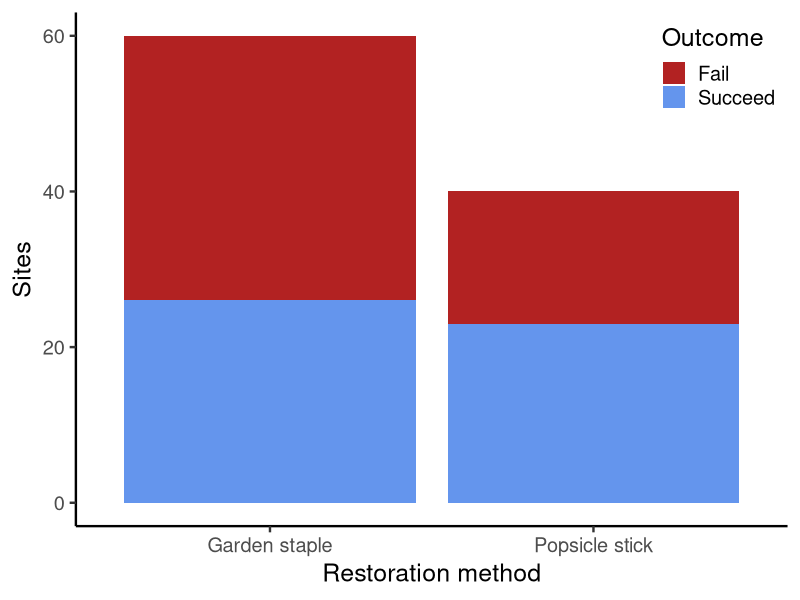
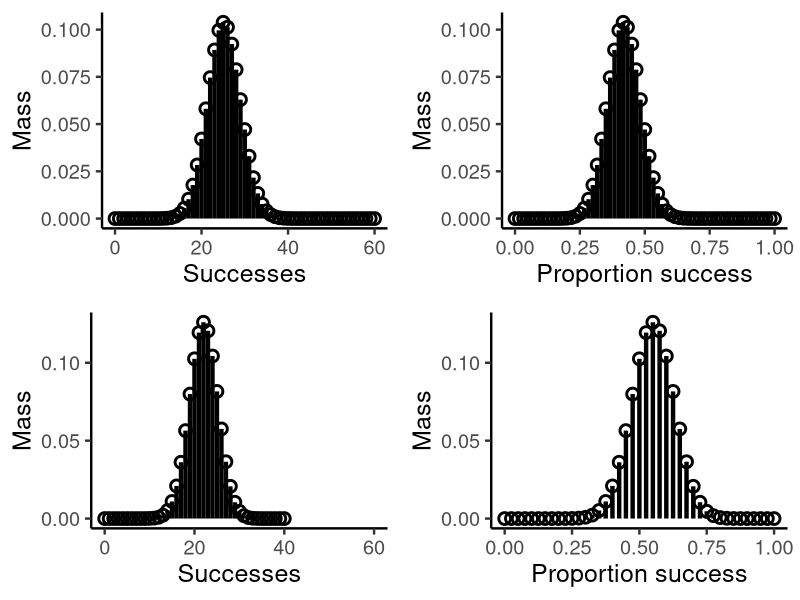
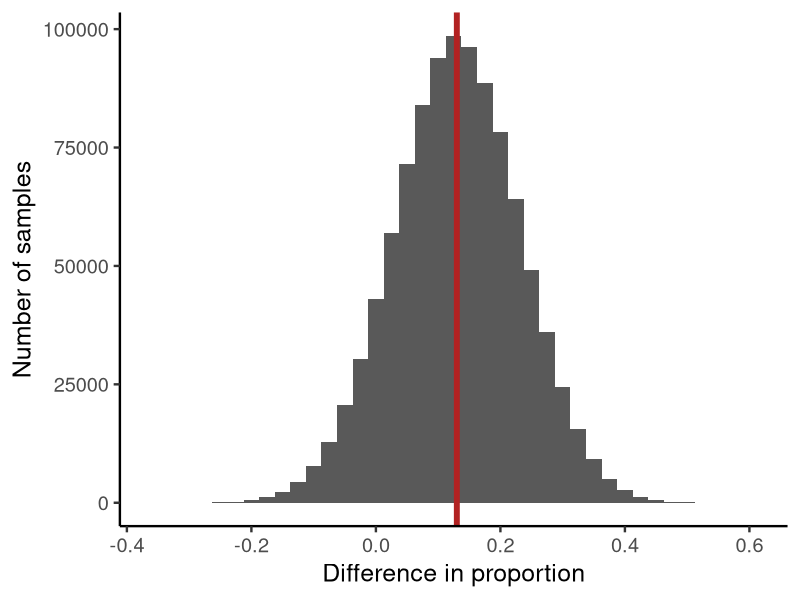
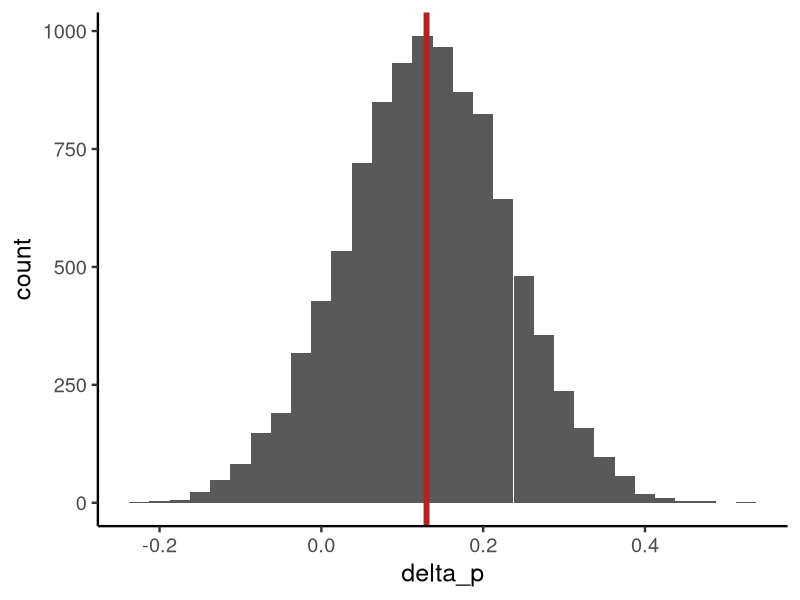
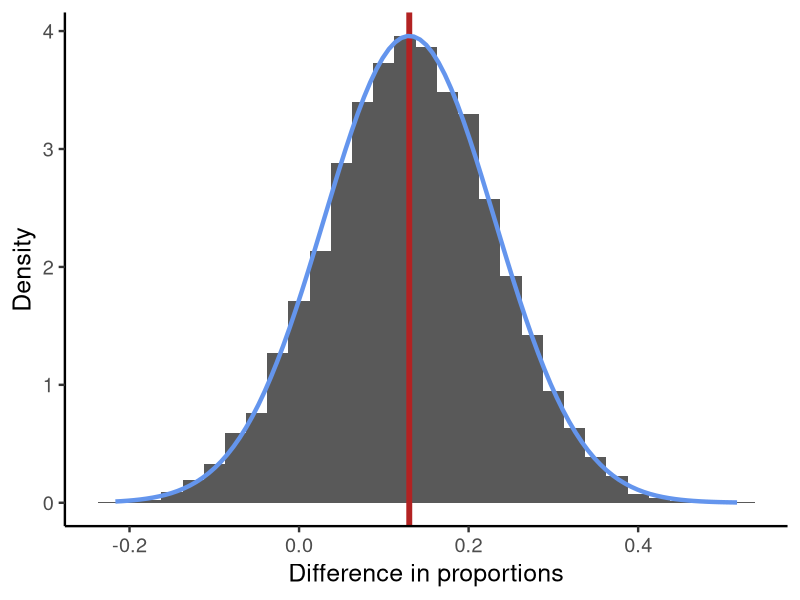
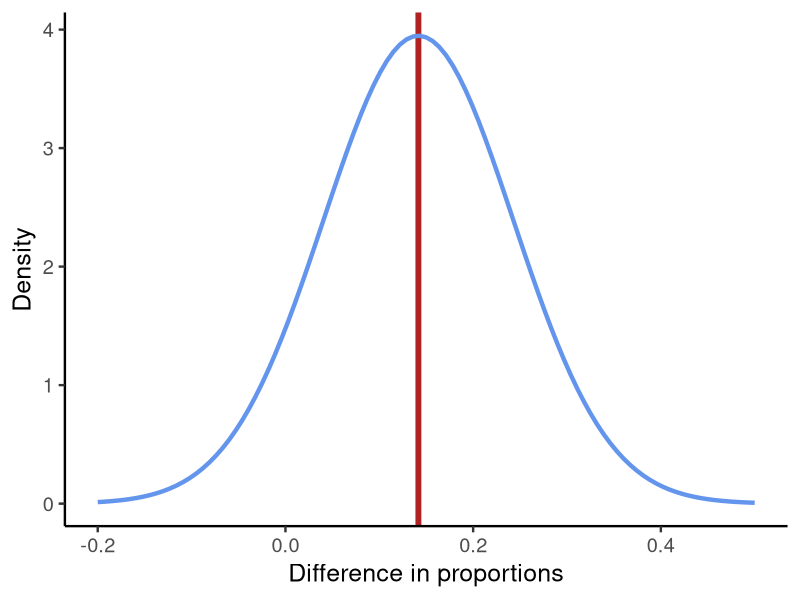
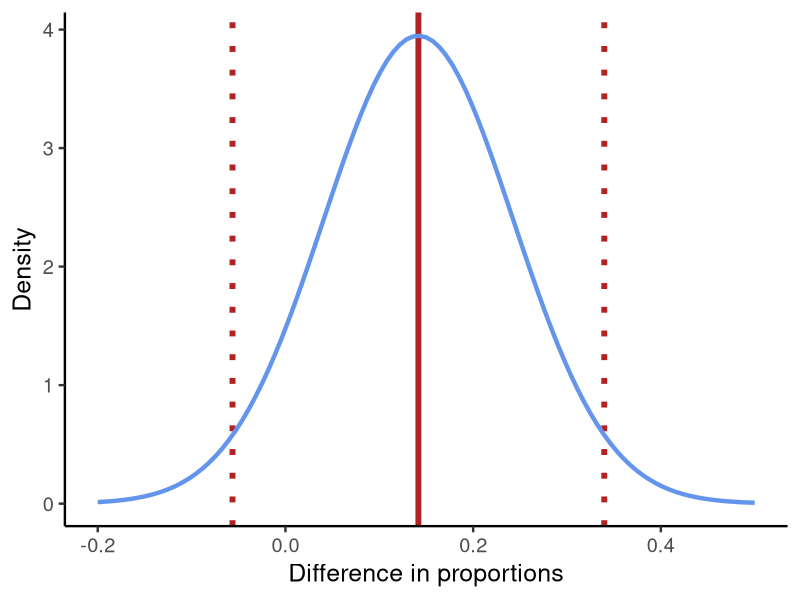
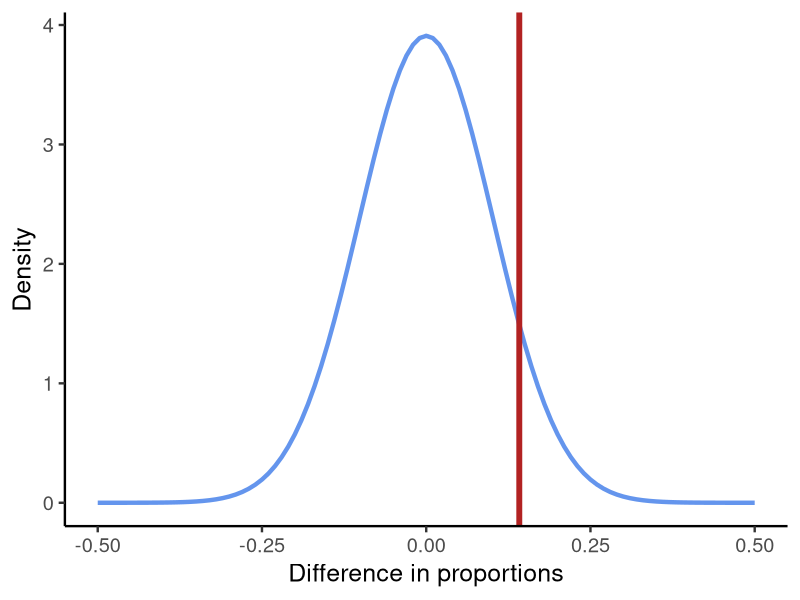

Reproduce these figures in R, in order.
library(tidyverse)
theme_set(theme_classic(18))
set.seed(123)

# Choose population parameters (probability of success)
p1 <- 0.42
p2 <- 0.55
delta_p_pop <- p2 - p1

# Simulate sample
restoration_n <- 100
restoration <- tibble(
  plot_id = 1:restoration_n,
  treatment = sample(c("Garden staple", "Popsicle stick"), 
                     size = restoration_n, 
                     replace = TRUE,
                     prob = c(0.6, 0.4)),
  success = rbinom(restoration_n, 
                   size = 1, 
                   p = ifelse(treatment == "Garden staple", p1, p2)),
  shoot_density_m2 = rgamma(restoration_n, 
                            shape = ifelse(treatment == "Garden staple", 4, 5), 
                            rate = 0.05),
  success_fct = factor(success, labels = c("Fail", "Succeed"))
)

# Data distribution
ggplot(restoration, aes(treatment, fill = success_fct)) +
  geom_bar() +
  scale_fill_manual(values = c("firebrick", "cornflowerblue")) +
  labs(x = "Restoration method",
       y = "Sites",
       fill = "Outcome") +
  theme(legend.position = "inside",
        legend.position.inside = c(1, 1),
        legend.justification = c(1, 1))

# Population
plot_binom_pmf <- function(n, p, xmax = n, norm = FALSE) {
  binom_pmf <- tibble(
    x = 0:n,
    pmf = dbinom(x, n, p)
  )
  if (norm) {
    binom_pmf$x <- binom_pmf$x / n
  }
  ggplot() +
    geom_segment(aes(x = x, y = pmf, xend = x, yend = 0),
                 binom_pmf,
                 linewidth = 1.5, color = "black") +
    geom_point(aes(x = x, y = pmf),
               binom_pmf,
               color = "black", size = 3, shape = 21, stroke = 1.5) +
    labs(x = ifelse(norm, "Proportion success", "Successes"),
         y = "Mass") +
    xlim(0, ifelse(norm, 1, xmax))
}
cowplot::plot_grid(
  plot_binom_pmf(60, p1, xmax = 60),
  plot_binom_pmf(40, p2, xmax = 60),
  plot_binom_pmf(60, p1, norm = TRUE),
  plot_binom_pmf(40, p2, norm = TRUE),
  nrow = 2,
  ncol = 2,
  byrow = FALSE
)
ggsave("course-materials/lecture-slides/scratch/week4/two_pops.png",
       width = 35,
       height = 20,
       units = "cm")

# Sampling distribution
outcome1 <- rbinom(1e6, 60, p1)
outcome2 <- rbinom(1e6, 40, p2)
diff_p <- outcome2 / 40 - outcome1 / 60
ggplot(tibble(diff_p), aes(diff_p)) +
  geom_histogram(binwidth = 0.025) +
  geom_vline(xintercept = p2 - p1, linewidth = 2, color = "firebrick") +
  labs(x = "Difference in proportion",
       y = "Number of samples")
ggsave("course-materials/lecture-slides/scratch/week4/samp_dist.png",
       width = 20,
       height = 20,
       units = "cm")

# Calculate test statistic
p_hat1 <- mean(restoration$success[restoration$treatment == "Garden staple"])
p_hat2 <- mean(restoration$success[restoration$treatment == "Popsicle stick"])
delta_p_spl <- p_hat2 - p_hat1

# Compare
delta_p_pop
delta_p_spl

# Repeat 10 times
sim_spl <- function(i) {
  # Simulate samples
  sample1 <- rbinom(40, size = 1, prob = p1)
  sample2 <- rbinom(60, size = 1, prob = p2)
  
  # Calculate test statistic
  delta_p_spl <- mean(sample2) - mean(sample1)
  
  delta_p_spl
}
spl_10 <- map_dbl(1:10, sim_spl)
round(spl_10, 2)

# Repeat 10,000 times
spl_many <- map_dbl(1:10000, sim_spl)
ggplot(tibble(delta_p = spl_many), aes(delta_p)) +
  geom_histogram(binwidth = 0.025) +
  geom_vline(xintercept = delta_p_pop, color = "firebrick", linewidth = 2)

# Superimpose normal pdf
spl_mean <- mean(spl_many)
spl_se <- sd(spl_many)
ggplot(tibble(delta_p = spl_many), aes(delta_p)) +
  geom_histogram(aes(y = after_stat(density)), binwidth = 0.025) +
  geom_vline(xintercept = delta_p_pop, color = "firebrick", linewidth = 2) +
  stat_function(fun = \(x) dnorm(x, mean = spl_mean, sd = spl_se),
                color = "cornflowerblue",
                linewidth = 1.5) +
  labs(x = "Difference in proportions", 
       y = "Density")

ggsave("course-materials/lecture-slides/scratch/week4/hist_norm.png",
       width = 20,
       height = 20,
       units = "cm")

# SE of difference in proportions
norm_approx_mu <- delta_p_spl
norm_approx_se <- sqrt(p_hat1 * (1 - p_hat1) / 40 + p_hat2 * (1 - p_hat2) / 60)
ggplot() +
  geom_vline(xintercept = delta_p_spl, color = "firebrick", linewidth = 2) +
  # geom_vline(xintercept = delta_p_pop, color = "firebrick", linewidth = 2) +
  stat_function(fun = \(x) dnorm(x, mean = norm_approx_mu, sd = norm_approx_se),
                color = "cornflowerblue",
                linewidth = 1.5,
                xlim = c(-0.2, 0.5)) +
  labs(x = "Difference in proportions",
       y = "Density")
ggsave("course-materials/lecture-slides/scratch/week4/norm_se.png",
       width = 5,
       height = 5,
       units = "in")

# Confidence interval
# delta_p ~ Normal(mu, sd)
delta_p_ci <- qnorm(c(0.025, 0.975), mean = norm_approx_mu, sd = norm_approx_se)
ggplot() +
  geom_vline(xintercept = delta_p_spl, color = "firebrick", linewidth = 2) +
  geom_vline(xintercept = delta_p_ci, color = "firebrick", linewidth = 2, linetype = "dotted") +
  stat_function(fun = \(x) dnorm(x, mean = norm_approx_mu, sd = norm_approx_se),
                color = "cornflowerblue",
                linewidth = 1.5,
                xlim = c(-0.2, 0.5)) +
  labs(x = "Difference in proportions",
       y = "Density")
ggsave("course-materials/lecture-slides/scratch/week4/norm_se2.png",
       width = 5,
       height = 5,
       units = "in")


# Now: hypothesis test
# The null distribution is the distribution of the test statistic under the null hypothesis
# Null hypothesis: p1 = p2
p_pool <- sum(restoration$success) / nrow(restoration)
se_pooled <- sqrt(p_pool * (1 - p_pool) * (1 / 40 + 1 / 60))
ggplot() +
  stat_function(fun = \(x) dnorm(x, mean = 0, sd = se_pooled),
                color = "cornflowerblue",
                linewidth = 1.5,
                xlim = c(-0.5, 0.5)) +
  geom_vline(xintercept = delta_p_spl, color = "firebrick", linewidth = 2) +
  labs(x = "Difference in proportions",
       y = "Density")
ggsave("course-materials/lecture-slides/scratch/week4/null_hyp.png",
       width = 5,
       height = 5,
       units = "in")
pnorm(delta_p_spl, mean = 0, sd = se_pooled, lower.tail = FALSE)

permute <- function(i) {
  r <- restoration
  r$treatment <- sample(r$treatment)
  p_hat1 <- mean(r$success[r$treatment == "Garden staple"])
  p_hat2 <- mean(r$success[r$treatment == "Popsicle stick"])
  delta_p_spl <- p_hat2 - p_hat1
}
restoration_perm <- map_dbl(1:1e3, permute)
ggplot() +
  geom_histogram(aes(x = delta_p, y = after_stat(density)), 
                 tibble(delta_p = restoration_perm),
                 binwidth = 0.05) +
  geom_vline(xintercept = delta_p_spl, color = "firebrick", linewidth = 2, linetype = "dotted") +
  stat_function(fun = \(x) dnorm(x, mean = 0, sd = se_pooled),
                color = "cornflowerblue",
                linewidth = 1.5,
                xlim = c(-0.4, 0.4))






